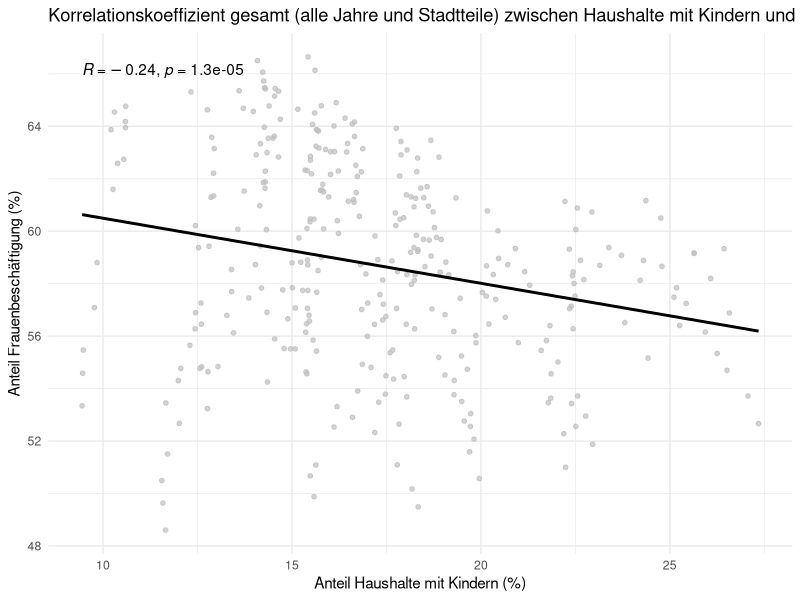

Here is the R script that generated this plot: (Note: this script raises an error after producing the figure.)
library(readxl)
library(tidyverse)
library(ggpubr)
library(ggplot2)

export_be <- read_excel("data/raw/export_be.xlsx")
be_sheet <- read_excel("data/raw/export_be.xlsx", sheet = "BEVÖLKERUNG")

export_ar <- read_excel("data/raw/export_ar.xlsx")
ar_sheet <- read_excel("data/raw/export_ar.xlsx", sheet = "ARBEITSMARKT")


all_districts_and_city <- be_sheet %>%
  filter(
    Indikator == "Haushalte mit Kindern",
    Ausprägung == "insgesamt"
  ) %>%
  mutate(
    hmk = 100 * `Basiswert 1` / `Basiswert 2`
  )

Sozialversicherungspflichtig_Beschäftigte_anteil_frau <- ar_sheet %>%
  filter(
    Indikator == "Sozialversicherungspflichtig Beschäftigte - Anteil",
    Ausprägung == "weiblich"
  ) %>%
  mutate(
    anteil = 100 * `Basiswert 1` / `Basiswert 2`
  )

korrelations_daten <- inner_join(
  all_districts_and_city, 
  Sozialversicherungspflichtig_Beschäftigte_anteil_frau, 
  by = c("Raumbezug", "Jahr")
)

korrelations_daten_clean <- korrelations_daten %>%
  filter(Raumbezug != "Stadt München")


hmk_korr_gesamt_sw <- ggplot(korrelations_daten_clean, aes(x = hmk, y = anteil)) +
  geom_point(size = 1.3, color = "grey", alpha = 0.7) +
  geom_smooth(method = "lm", color = "black", se = FALSE, linewidth = 1) +
  stat_cor(label.x.npc = "left", label.y.npc = "top") + 
  labs(
    title = "Korrelationskoeffizient gesamt (alle Jahre und Stadtteile) zwischen Haushalte mit Kindern und Frauenbeschäftigung",
    x = "Anteil Haushalte mit Kindern (%)",
    y = "Anteil Frauenbeschäftigung (%)"
  ) +
  theme_minimal()

hmk_korr_gesamt_sw
saveRDS(hmk_korr_gesamt_sw, "results/figures/Haushalt_mit_Kindern/hmk_korr_gesamt_sw.rds")


# ----------------------------------------------------------------------------------
hmk_korr_nach_jahr_color <- ggplot(korrelations_daten_clean, aes(x = hmk, y = anteil)) +
  geom_point(aes(color = factor(Jahr)), 
             size = 1.3,   
             alpha = 0.7) +   
  geom_smooth(method = "lm", color = "black", se = FALSE, linewidth = 1) +
  stat_cor(
    label.x.npc = "left",   
    label.y.npc = "top",    
    color = "black",
    size = 5
  ) + 
  coord_cartesian(xlim = c(8, 28), ylim = c(48, 68)) +
  labs(
    title = "Korrelationskoeffizient nach Jahren zwischen Haushalte mit Kindern und Frauenbeschäftigung",
    x = "Anteil Haushalte mit Kindern (%)",
    y = "Anteil Frauenbeschäftigung (%)",
    color = "Jahr"
  ) +
  guides(color = guide_legend(ncol = 1)) + 
  theme_minimal()

hmk_korr_nach_jahr_color
saveRDS(hmk_korr_nach_jahr_color, "results/figures/Haushalt_mit_Kindern/hmk_korr_nach_jahr_color.rds")

# -----------------------------------------------------------------------
plot_data_final_year <- korrelations_daten_clean %>%
  group_by(Jahr) %>% 
  mutate(
    r = cor(hmk, anteil, use = "complete.obs"),
    r_label = sprintf("(R=%.2f)", r),
    Jahr_Label = paste(Jahr, r_label, sep = " ")
  ) %>%
  ungroup()

all_labels_year <- sort(unique(plot_data_final_year$Jahr_Label))
all_colors_year <- scales::hue_pal()(length(all_labels_year))
jahr_palette <- all_colors_year
names(jahr_palette) <- all_labels_year

hmk_point_line_nach_jahr_color <- ggplot(plot_data_final_year, aes(x = hmk, y = anteil)) +
  geom_smooth(aes(color = Jahr_Label, group = Jahr_Label),
              method = "lm", se = FALSE, linewidth = 1.1, alpha = 0.8) +
  geom_point(aes(color = Jahr_Label), size = 1.1, alpha = 0.5) +
  geom_smooth(aes(group = 1), method = "lm", color = "black", linewidth = 1.1, se = FALSE) +
  scale_color_manual(values = jahr_palette) +
  coord_cartesian(xlim = c(8, 28), ylim = c(48, 68)) +
  labs(
    title = "Korrelationskoeffizient nach Jahren zwischen Haushalte mit Kindern und Frauenbeschäftigung",
    x = "Anteil Haushalte mit Kindern (%)",
    y = "Anteil Frauenbeschäftigung (%)",
    color = "Jahr"
  ) +
  theme_minimal() +
  theme(
    legend.text = element_text(size = 7),
    legend.key.height = unit(0.4, "cm")
  ) +
  guides(color = guide_legend(ncol = 1))

hmk_point_line_nach_jahr_color
saveRDS(hmk_point_line_nach_jahr_color, "results/figures/Haushalt_mit_Kindern/hmk_point_line_nach_jahr_color.rds")

# ----------------------------------------------------------------------------
r_werte_check_year <- korrelations_daten_clean %>%
  group_by(Jahr) %>% 
  summarise(
    r_wert = cor(hmk, anteil)
  ) %>%
  mutate(
    is_negative = r_wert < 0,
    Jahr_Label = paste0(Jahr, " (R=", round(r_wert, 2), ")")
  )

plot_data_highlight_year <- korrelations_daten_clean %>%
  left_join(r_werte_check_year, by = "Jahr") 

hmk_non_simpson_nach_jahr <- ggplot(plot_data_highlight_year, aes(x = hmk, y = anteil)) +
  geom_smooth(
    data = subset(plot_data_highlight_year, is_negative == FALSE),
    aes(group = Jahr), 
    method = "lm", 
    se = FALSE, 
    color = "grey85", 
    linewidth = 0.8,
    alpha = 0.5
  ) +
  geom_smooth(
    data = subset(plot_data_highlight_year, is_negative == TRUE),
    aes(color = Jahr_Label, group = Jahr), 
    method = "lm", 
    se = FALSE, 
    linewidth = 1.1, 
    alpha = 1
  ) +
  geom_smooth(
    aes(group = 1), 
    method = "lm", 
    color = "black", 
    linewidth = 1.1, 
    se = FALSE
  ) +
  scale_color_manual(values = jahr_palette) +
  labs(
    title = "non Simpson's Paradox (nach Jahr)",
    subtitle = "Grau = Positiver Zusammenhang (R ≥ 0), Bunt = Negativer Zusammenhang (R < 0)",
    x = "Anteil Haushalte mit Kindern (%)",
    y = "Anteil Frauenbeschäftigung (%)",
    color = "Jahr mit R < 0" 
  ) +
  coord_cartesian(xlim = c(8, 28), ylim = c(48, 68)) +
  theme_minimal() +
  theme(legend.position = "right")

hmk_non_simpson_nach_jahr
saveRDS(hmk_non_simpson_nach_jahr, "results/figures/Haushalt_mit_Kindern/hmk_non_simpson_nach_jahr.rds")

# ------------------------------------------------------------------------------
plot_data_colored_year <- korrelations_daten_clean %>%
  group_by(Jahr) %>%  
  mutate(
    r_wert = cor(hmk, anteil),
    trend_richtung = ifelse(r_wert >= 0, "positiv", "negativ") 
  ) %>%
  ungroup() 

hmk_non_simpson_nach_jahr_blau_rot <- ggplot(plot_data_colored_year, aes(x = hmk, y = anteil)) +
  geom_smooth(
    aes(
      color = trend_richtung, 
      group = Jahr            
    ), 
    method = "lm", 
    se = FALSE, 
    linewidth = 1.1,    
    alpha = 0.6          
  ) +
  geom_smooth(aes(group = 1), method = "lm", color = "black", linewidth = 1.1, se = FALSE) +
  scale_color_manual(values = c(
    "positiv" = "red",  
    "negativ" = "blue" 
  )) +
  labs(
    title = "non Simpson's Paradox (nach Jahr)",
    subtitle = "Rot = Positiver Zusammenhang (R ≥ 0), Blau = Negativer Zusammenhang (R < 0)",
    x = "Anteil Haushalte mit Kindern (%)",
    y = "Anteil sozialversicherungspflichtig Beschäftigter Frauen (%)"
  ) +
  coord_cartesian(xlim = c(8, 28)) +
  theme_minimal() +
  theme(legend.position = "none")

hmk_non_simpson_nach_jahr_blau_rot
saveRDS(hmk_non_simpson_nach_jahr_blau_rot, "results/figures/Haushalt_mit_Kindern/hmk_non_simpson_nach_jahr_blau_rot.rds")
